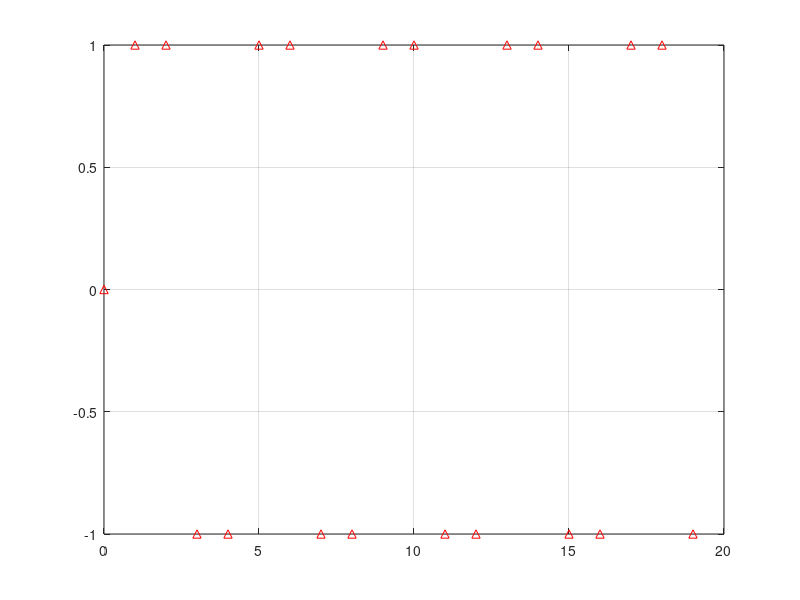
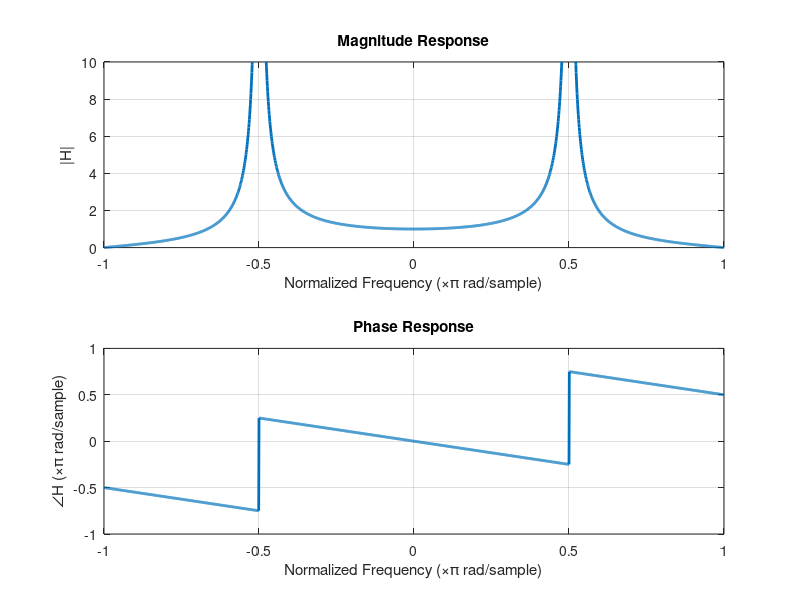
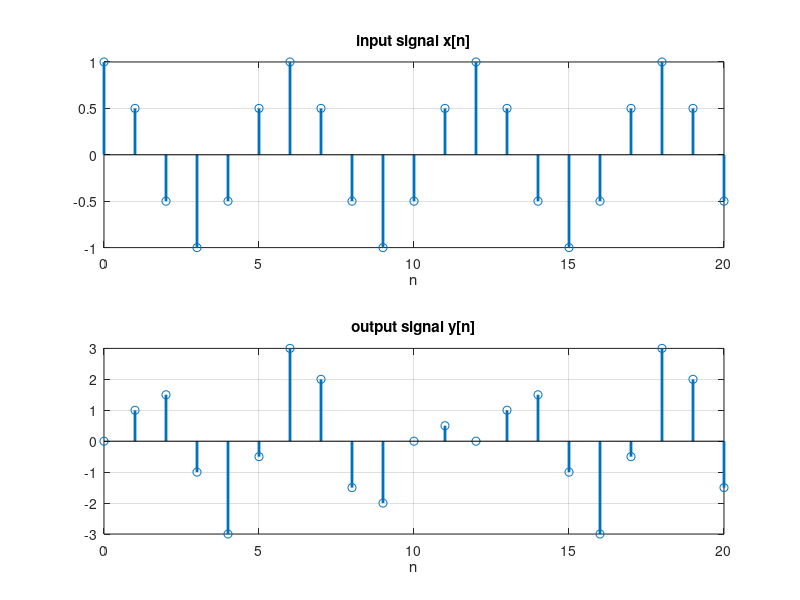

The MATLAB script that drew these images, in order:
close all; clear;clc;
% y[n] = x[n-1]+ x[n-2] -y[n-2]
b = [0 1 1]; % coefficient of x
a = [1 0 1]; % coefficient of y

%% plot impulse response
impz(b,a,20),grid;

%% plot frequency response
w=(-1:0.001:1)*pi;
H_w = freqz(b,a,w);
figure
subplot(2,1,1)
hndl(1)=plot(w/pi,abs(H_w)); grid
ylim([0 min(10,max(abs(H_w)))])
xlabel('Normalized Frequency (\times\pi rad/sample)') 
ylabel('|H|')
title('Magnitude Response')

subplot(2,1,2)
hndl(2)=plot(w/pi,angle(H_w)/pi); grid
xlabel('Normalized Frequency (\times\pi rad/sample)')
ylabel('\angleH (\times\pi rad/sample)')
title('Phase Response')
%% get response to x[n] = cos[pi*n/3]
% by filter function
n= 0:20;
x_n = cos(pi*n/3);
figure
subplot(2,1,1)
hndl(3)=stem(n,x_n);grid
title('input signal x[n]'),xlabel('n')

y_n = filter(b,a,x_n);
subplot(2,1,2)
hndl(4)=stem(n,y_n);grid
title('output signal y[n]'),xlabel('n')
set(hndl,'LineWidth',2)